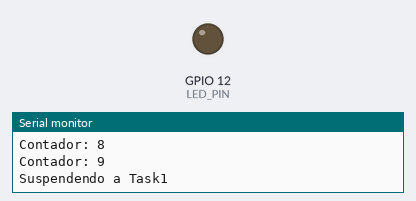
Bench run of a program on a simulated ESP32. Parts: output pins drawn as LEDs (lit = HIGH), the last lines printed to the serial monitor.

Above: at 9.1 s.
At 18.9 s:
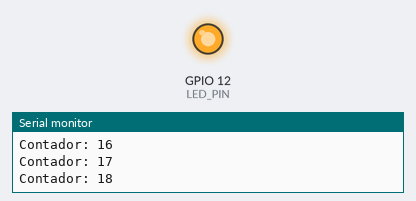
Timing chart, 0 to 20.4 s (numbered marks = the images above):
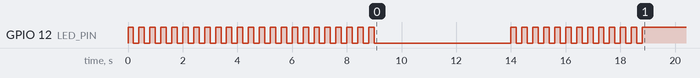

The program:

main.cpp
```cpp
/*
  * Exercício de suspensão,l reinício e exclusão de tasks com FreeRTOS
  * Implementar e criar diferentes tasks e verificar seu funcionamento
*/

/* Biblioteca de funções do Arduino framework*/
#include <Arduino.h>

/*Bibliotecas do FreeRTOS necessárias*/
#include <freertos/FreeRTOS.h>
#include <freertos/task.h>

/* COnfiguração de pinos*/
#define LED_PIN 12

/* Handles das tasks*/
TaskHandle_t handleTask1 = NULL;
TaskHandle_t handleTask2 = NULL;

/* Protótipos das tasks */
void vTask1Code(void *pvParameters);
void vTask2Code(void *pvParameters);


void setup() {

  /* Iniciação do monitor serial*/
  Serial.begin(115200);

  /* Criação das Tasks*/
  xTaskCreate(vTask1Code, "TASK1", configMINIMAL_STACK_SIZE, NULL, 1, &handleTask1);
  xTaskCreate(vTask2Code, "TASK2", configMINIMAL_STACK_SIZE + 1024, NULL, configMAX_PRIORITIES - 1, &handleTask2);
}

void loop() {
}

/* Definições dos códigos de implementação das tasks */
void vTask1Code(void *pvParameters){
  // Configura pino para saída
  pinMode(LED_PIN, OUTPUT);

  while(1){
    /* Troca estado do LED*/
    digitalWrite(LED_PIN, !digitalRead(LED_PIN));

    /* Task bloqueada por 200 ms em ticks */
    vTaskDelay(pdMS_TO_TICKS(200));
  }
}

void vTask2Code(void *pvParameters){

  int cont = 0;

  while(1){

    // Imprime contador na tela
    Serial.println("Contador: " + String(cont++));

    if(cont == 10){
      Serial.println("Suspendendo a Task1");
      vTaskSuspend(handleTask1);
    }

    if(cont == 15){
      Serial.println("Reiniciando aTask1");
      vTaskResume(handleTask1);
    }

    if(cont == 20){
      Serial.println("Deletando a Task1");
      vTaskDelete(handleTask1);
    }

    /* Task bloqueada por 1000 ms em ticks*/
    vTaskDelay(pdMS_TO_TICKS(1000));
  }
}
```

Measured:
- by itself, GPIO 12 (LED_PIN): goes 22 × (HIGH 0.20 s, LOW 0.20 s), HIGH 0.20 s, LOW 5.0 s, 12 × (HIGH 0.20 s, LOW 0.20 s), then HIGH
